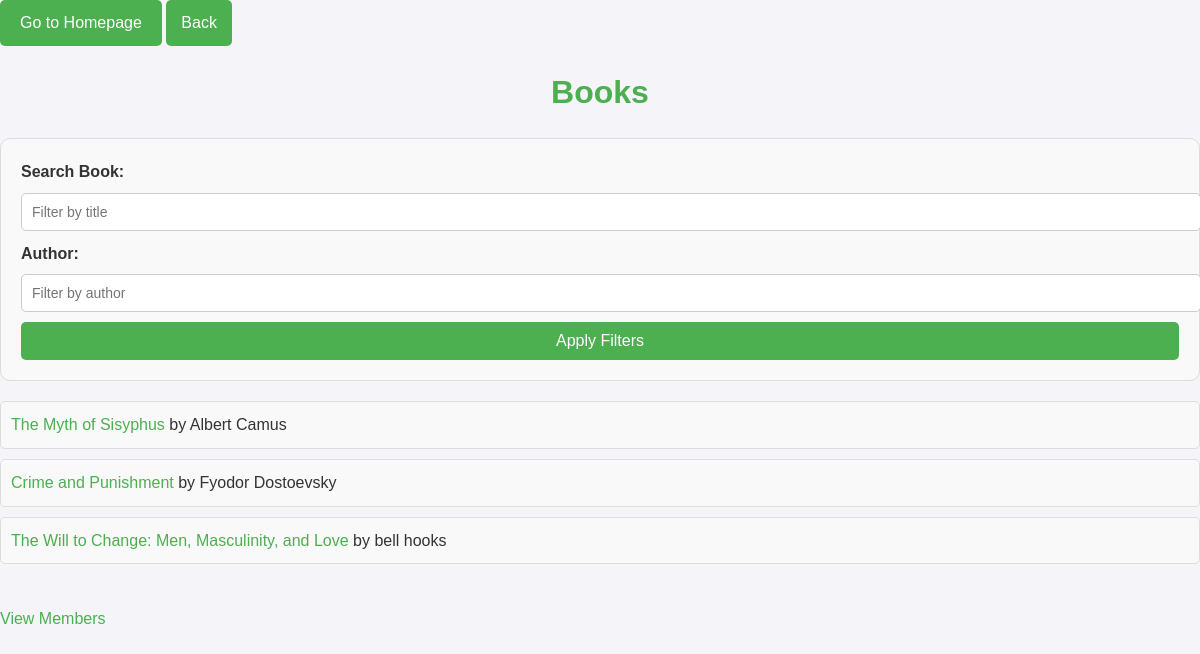
The page /project/books/ on the database as committed earlier.
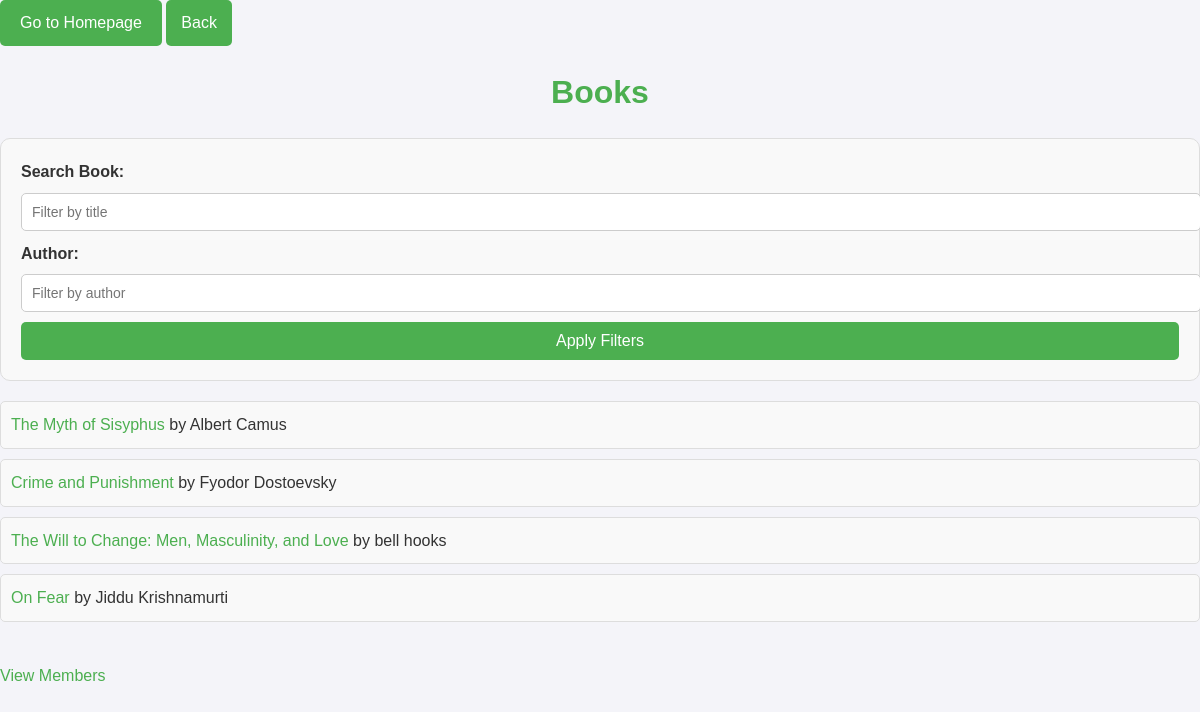
The same page on the database as committed later.
### project/models.py (models this page shows, shortened)
class Book(models.Model):
    title = models.CharField(max_length=200)
    author = models.CharField(max_length=100)
    genre = models.CharField(max_length=50)
    publication_year = models.IntegerField()
    isbn = models.CharField(max_length=20)

### project/views.py (the view)
# urls.py: path('books/', BookListView.as_view(), name='book-list'),
class BookListView(ListView):
    model = Book
    template_name = 'project/book_list.html'
    context_object_name = 'books'
    def get_queryset(self):
        queryset = super().get_queryset()
        query = self.request.GET.get('q', '')
        author = self.request.GET.get('author', '')
        if query:
            queryset = queryset.filter(title__icontains=query)
        if author:
            queryset = queryset.filter(author__icontains=author)
        return queryset

### project/templates/project/book_list.html (shortened to what this page needs)
<!DOCTYPE html>
<html>
<head>
    {% load static %}
    <link rel="stylesheet" type="text/css" href="{% static 'project/css/styles.css' %}">
</head>
<body>
    <a href="{% url 'homepage' %}" class="home-button">Go to Homepage</a>
    <a href="javascript:history.back()" class="back-button">Back</a>
    <h1>Books</h1>
    <form method="get">
        <label for="search">Search Book:</label>
        <input type="text" name="q" id="search" placeholder="Filter by title" value="{{ request.GET.q }}">
        <label for="author">Author:</label>
        <input type="text" name="author" id="author" placeholder="Filter by author" value="{{ request.GET.author }}">
        <button type="submit">Apply Filters</button>
    </form>
    <ul>
        {% for book in books %}
            <li>
                <a href="{% url 'book-detail' book.pk %}">{{ book.title }}</a> by {{ book.author }}
            </li>
        {% endfor %}
    </ul>
    <br>
    <a href="/project/members/">View Members</a>
</body>
</html>

Rows that differ between the two databases and show on the page:
added Book: title "On Fear", author "Jiddu Krishnamurti"
